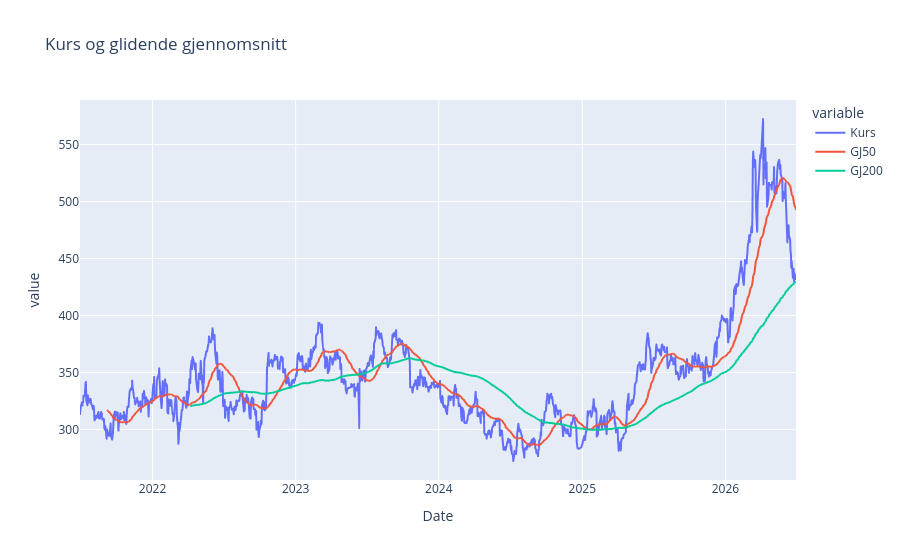

Notebook code for this chart:
### Code cell
import plotly.express as px

fig = px.line(
    resultater["YAR.OL"], #NB: velg ticker for selskapet du vil se på
    y=["Kurs", "GJ50", "GJ200"],
    title="Kurs og glidende gjennomsnitt"
) #opprett graf
fig.show()

### Figure 1 — Plotly figure (JSON) as saved in the notebook; plotly's stock layout.template omitted (floating-point values rounded to 4 significant figures; data arrays with more than 128 entries replaced by an {"elided": "..."} marker saying what was removed)
{"data": [{"hovertemplate": "variable=Kurs<br>Date=%{x}<br>value=%{y}<extra></extra>", "legendgroup": "Kurs", "line": {"color": "#636efa", "dash": "solid"}, "marker": {"symbol": "circle"}, "mode": "lines", "name": "Kurs", "showlegend": true, "type": "scattergl", "x": {"elided": "1257 str values"}, "xaxis": "x", "y": {"elided": "1257 float values"}, "yaxis": "y"}, {"hovertemplate": "variable=GJ50<br>Date=%{x}<br>value=%{y}<extra></extra>", "legendgroup": "GJ50", "line": {"color": "#EF553B", "dash": "solid"}, "marker": {"symbol": "circle"}, "mode": "lines", "name": "GJ50", "showlegend": true, "type": "scattergl", "x": {"elided": "1257 str values"}, "xaxis": "x", "y": {"elided": "1257 float values"}, "yaxis": "y"}, {"hovertemplate": "variable=GJ200<br>Date=%{x}<br>value=%{y}<extra></extra>", "legendgroup": "GJ200", "line": {"color": "#00cc96", "dash": "solid"}, "marker": {"symbol": "circle"}, "mode": "lines", "name": "GJ200", "showlegend": true, "type": "scattergl", "x": {"elided": "1257 str values"}, "xaxis": "x", "y": {"elided": "1257 float values"}, "yaxis": "y"}], "layout": {"legend": {"title": {"text": "variable"}, "tracegroupgap": 0}, "title": {"text": "Kurs og glidende gjennomsnitt"}, "xaxis": {"anchor": "y", "domain": [0, 1], "title": {"text": "Date"}}, "yaxis": {"anchor": "x", "domain": [0, 1], "title": {"text": "value"}}}}
